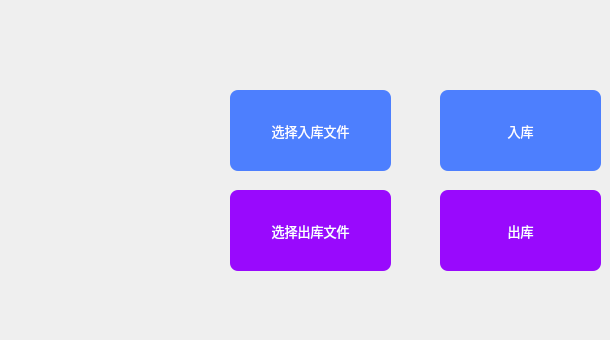
        <widget class="QWidget" name="page_9">
         <widget class="QPushButton" name="pushButton_90">
          <property name="geometry">
           <rect>
            <x>230</x>
            <y>90</y>
            <width>161</width>
            <height>81</height>
           </rect>
          </property>
          <property name="font">
           <font>
            <pointsize>10</pointsize>
           </font>
          </property>
          <property name="styleSheet">
           <string notr="true">#pushButton_90{
background-color: rgb(77, 127, 254);

color: rgb(255, 255, 255);
border-radius:8px;}
#pushButton_90:hover{
	color: rgb(213, 213, 213);
}
</string>
          </property>
          <property name="text">
           <string>选择入库文件</string>
          </property>
         </widget>
         <widget class="QPushButton" name="pushButton_91">
          <property name="geometry">
           <rect>
            <x>440</x>
            <y>90</y>
            <width>161</width>
            <height>81</height>
           </rect>
          </property>
          <property name="font">
           <font>
            <pointsize>10</pointsize>
           </font>
          </property>
          <property name="styleSheet">
           <string notr="true">#pushButton_91{
background-color: rgb(77, 127, 254);

color: rgb(255, 255, 255);
border-radius:8px;}
#pushButton_91:hover{
	color: rgb(213, 213, 213);
}
</string>
          </property>
          <property name="text">
           <string>入库</string>
          </property>
         </widget>
         <widget class="QPushButton" name="pushButton_92">
          <property name="geometry">
           <rect>
            <x>230</x>
            <y>190</y>
            <width>161</width>
            <height>81</height>
           </rect>
          </property>
          <property name="font">
           <font>
            <pointsize>10</pointsize>
           </font>
          </property>
          <property name="styleSheet">
           <string notr="true">#pushButton_92{
background-color: rgb(153, 9, 253);
color: rgb(255, 255, 255);
border-radius:8px;}
#pushButton_92:hover{
	color: rgb(213, 213, 213);
}
</string>
          </property>
          <property name="text">
           <string>选择出库文件</string>
          </property>
         </widget>
         <widget class="QPushButton" name="pushButton_93">
          <property name="geometry">
           <rect>
            <x>440</x>
            <y>190</y>
            <width>161</width>
            <height>81</height>
           </rect>
          </property>
          <property name="font">
           <font>
            <pointsize>10</pointsize>
           </font>
          </property>
          <property name="styleSheet">
           <string notr="true">#pushButton_93{
background-color: rgb(153, 9, 253);

color: rgb(255, 255, 255);
border-radius:8px;}
#pushButton_93:hover{
	color: rgb(213, 213, 213);
}
</string>
          </property>
          <property name="text">
           <string>出库</string>
          </property>
         </widget>
         <widget class="QLabel" name="label_113">
          <property name="geometry">
           <rect>
            <x>230</x>
            <y>300</y>
            <width>371</width>
            <height>31</height>
           </rect>
          </property>
          <property name="styleSheet">
           <string notr="true">

font: 75 16pt &quot;MS Shell Dlg 2&quot;;
color: rgb(255, 255, 255);




border-radius:8px;
</string>
          </property>
          <property name="text">
           <string/>
          </property>
         </widget>
        </widget>
